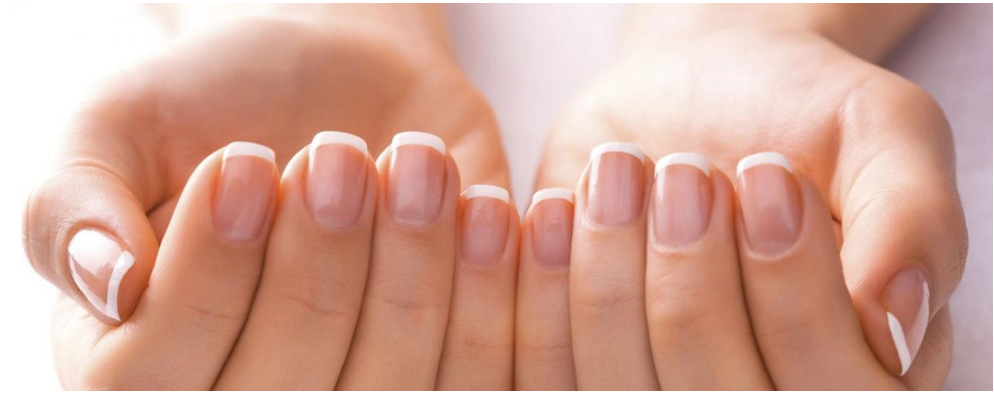
#> input picture nails-detection/nails images/nails images/nails1.PNG, 994 x 393 px, found by its file name
$ jupyter execute --allow-errors 'basics nail-sample1.ipynb'
#> lines starting #> are read from the running program, lines starting #| are printed output that depends on the picture; after the words box and inside, x2 and y2 are one past the last pixel; in counts of white or black regions, pixels touching at a corner belong together
[cell 1]
import numpy as np

[cell 2]
import matplotlib.pyplot as plt

[cell 3]
from PIL import Image

[cell 4]
samp1 = Image.open('nails images/nails1.PNG')
#> samp1 is the input picture: PIL image 994x393 RGBA; mean R, G, B, A 211.5, 164.2, 149.4, 255

[cell 5]
samp1

[cell 6]
type(samp1)

[cell 7]
np_arr = np.asarray(samp1)

[cell 8]
np_arr

[cell 9]
np_arr.shape
#> Out = (393, 994, 4)

[cell 10]
plt.imshow(np_arr)

[cell 11]
pic_red = np_arr.copy()

[cell 12]
plt.imshow(pic_red)

[cell 13]
# RGB 0
# Red color channel
plt.imshow(pic_red[:,:,0],cmap = 'gray')
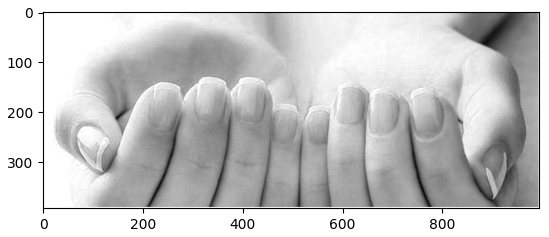
#> figure drawn by matplotlib, 1 panel

[cell 14]
pic_red[:,:,0]

[cell 15]
#green color channel
plt.imshow(pic_red[:,:,1],cmap = 'gray')
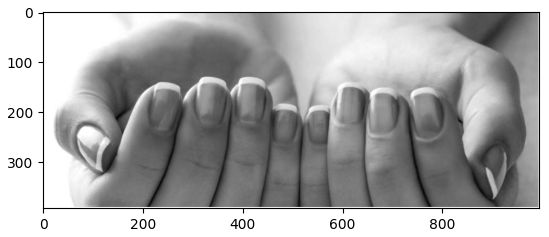
#> figure drawn by matplotlib, 1 panel

[cell 16]
#blue color channel
plt.imshow(pic_red[:,:,2],cmap = 'gray')
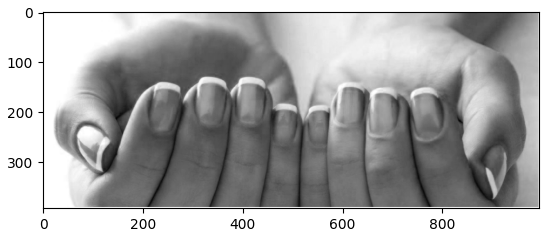
#> figure drawn by matplotlib, 1 panel

[cell 17]
pic_red[:,:,2]

[cell 18]
plt.imshow(pic_red)

[cell 19]
pic_blue = np_arr.copy()

[cell 20]
pic_blue[:,:,1] = 0
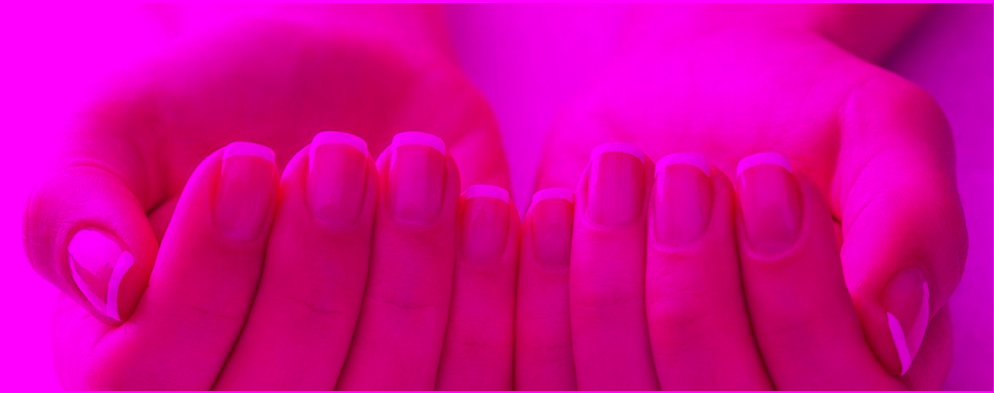
#> pic_blue: shape (393, 994, 4); mean R, G, B, A 211.5, 0, 149.4, 255

[cell 21]
plt.imshow(pic_blue)

[cell 22]
import cv2

[cell 23]
import cv2

[cell 24]
nails2 = cv2.imread('nails images/nails2.jpeg')
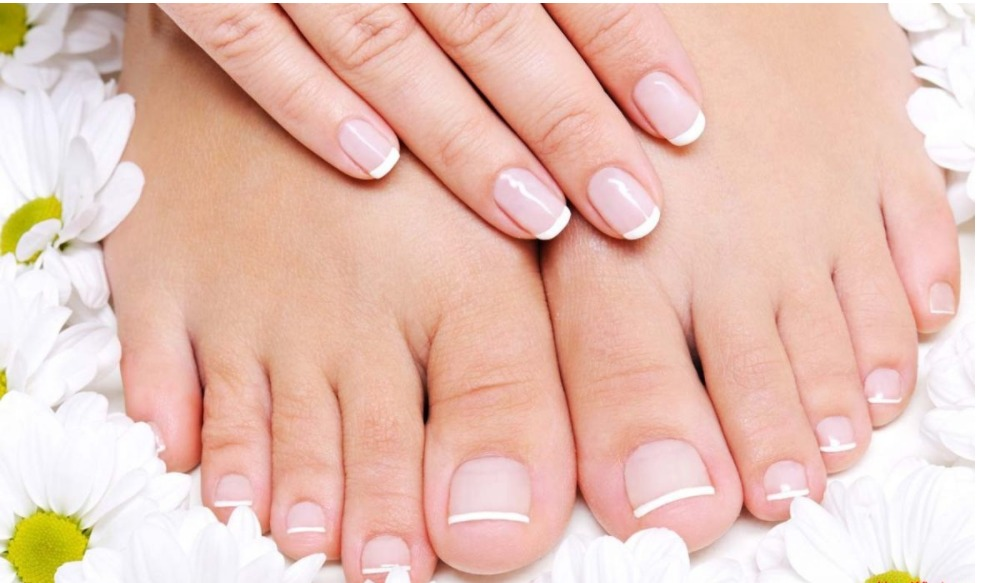
#> input picture nails-detection/nails images/nails images/nails2.jpeg, 984 x 583 px, found by its file name
#> nails2 is the input picture: shape (583, 984, 3); mean B, G, R 182.3, 194.8, 232

[cell 25]
nails2

[cell 26]
plt.imshow(nails2)

[cell 27]
cv2.rectangle(nails2,pt1=(300,220),pt2=(400,200),color=(0,255,0),thickness = 10)

[cell 28]
font = cv2.FONT_HERSHEY_SIMPLEX
cv2.putText(nails2,text="Nail",org=(250,250),fontFace = font,fontScale=2,color=(255,0,0),thickness=2,lineType=cv2.LINE_AA)
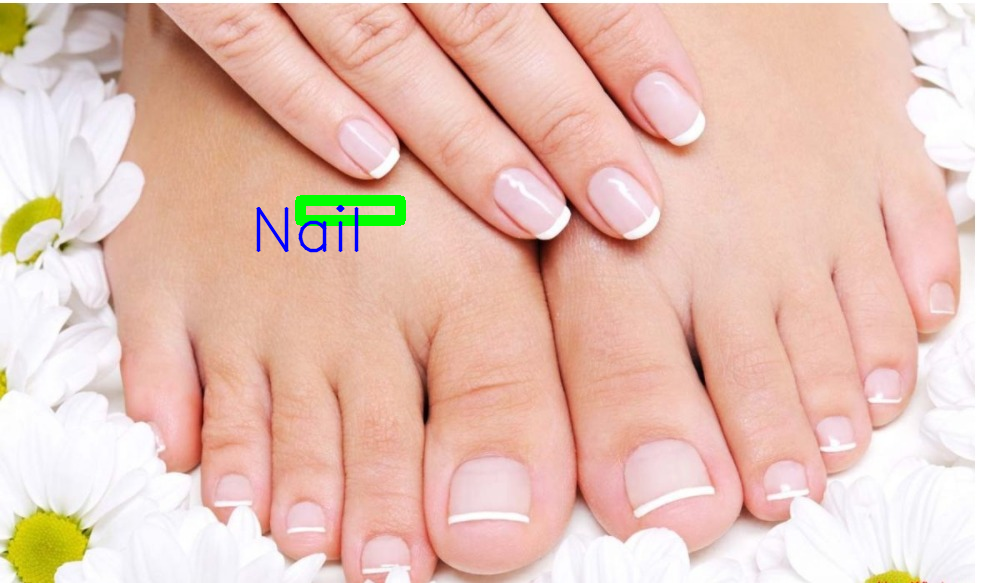
#> nails2: shape (583, 984, 3); mean B, G, R 181.7, 194.7, 230.6
plt.imshow(nails2)

[cell 29]
cv2.rectangle(np_arr,pt1=(180,240),pt2=(250,260),color=(0,255,0),thickness=10)

[cell 30]
plt.imshow(np_arr)

[cell 31]
nails3 = cv2.imread('nails images/nails11.jpg')
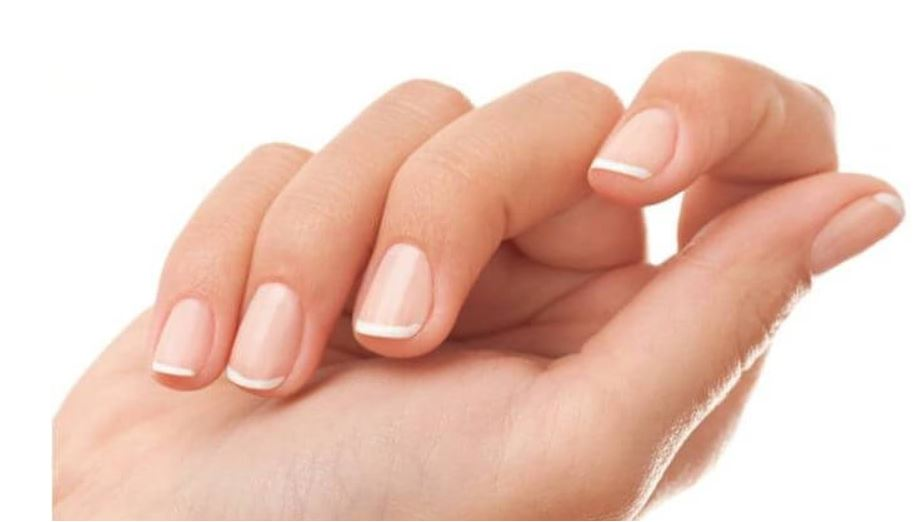
#> input picture nails-detection/nails images/nails images/nails11.JPG, 916 x 522 px, found by its file name
#> nails3 is the input picture: shape (522, 916, 3); mean B, G, R 188.4, 201.2, 233.9

[cell 32]
nails3

[cell 33]
plt.imshow(nails3)

[cell 34]
cv2.rectangle(nails3,pt1=(180,400),pt2=(250,300),color=(0,255,0),thickness=10)
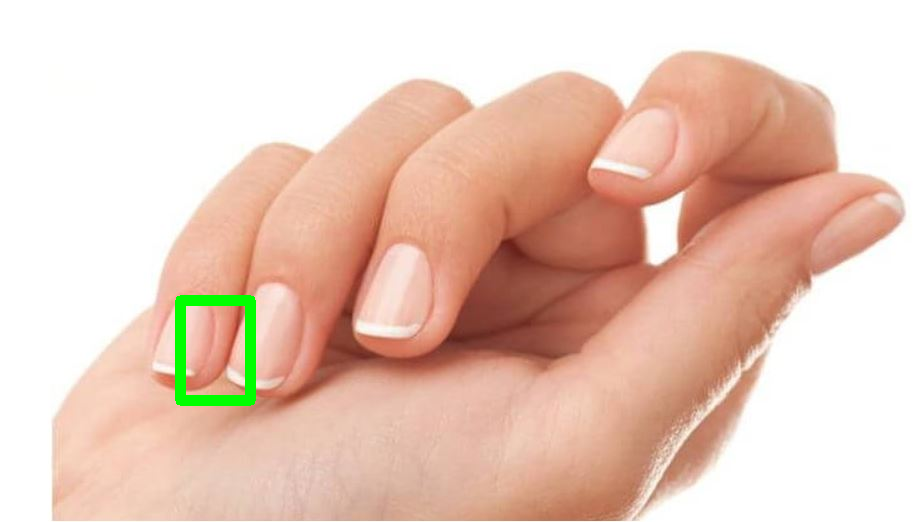
#> nails3: shape (522, 916, 3); 0.77% of pixels changed, all inside (x1, y1, x2, y2) = (175, 295, 256, 406)
